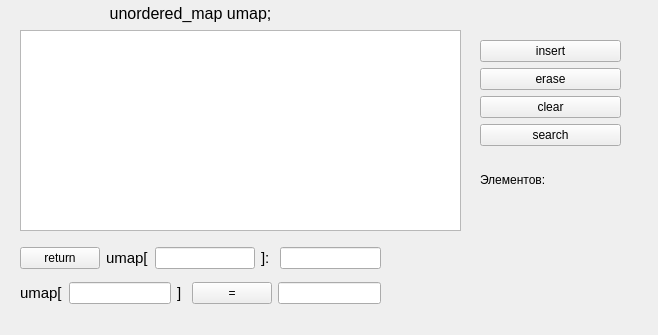
<?xml version="1.0" encoding="UTF-8"?>
<ui version="4.0">
 <class>MainWindow</class>
 <widget class="QMainWindow" name="MainWindow">
  <property name="geometry">
   <rect>
    <x>0</x>
    <y>0</y>
    <width>658</width>
    <height>335</height>
   </rect>
  </property>
  <property name="windowTitle">
   <string>MainWindow</string>
  </property>
  <widget class="QWidget" name="centralwidget">
   <widget class="QTableView" name="tableView">
    <property name="geometry">
     <rect>
      <x>20</x>
      <y>30</y>
      <width>441</width>
      <height>201</height>
     </rect>
    </property>
   </widget>
   <widget class="QWidget" name="verticalLayoutWidget">
    <property name="geometry">
     <rect>
      <x>480</x>
      <y>40</y>
      <width>141</width>
      <height>168</height>
     </rect>
    </property>
    <layout class="QVBoxLayout" name="verticalLayout">
     <item>
      <widget class="QPushButton" name="insertButton">
       <property name="text">
        <string>insert</string>
       </property>
      </widget>
     </item>
     <item>
      <widget class="QPushButton" name="eraseButton">
       <property name="text">
        <string>erase</string>
       </property>
      </widget>
     </item>
     <item>
      <widget class="QPushButton" name="clearButton">
       <property name="text">
        <string>clear</string>
       </property>
      </widget>
     </item>
     <item>
      <widget class="QPushButton" name="searchButton">
       <property name="text">
        <string>search</string>
       </property>
      </widget>
     </item>
     <item>
      <layout class="QHBoxLayout" name="horizontalLayout">
       <item>
        <widget class="QLabel" name="label">
         <property name="text">
          <string>Элементов:</string>
         </property>
        </widget>
       </item>
       <item>
        <widget class="QLabel" name="amountLabel">
         <property name="text">
          <string/>
         </property>
        </widget>
       </item>
      </layout>
     </item>
    </layout>
   </widget>
   <widget class="QWidget" name="verticalLayoutWidget_2">
    <property name="geometry">
     <rect>
      <x>20</x>
      <y>240</y>
      <width>361</width>
      <height>71</height>
     </rect>
    </property>
    <layout class="QVBoxLayout" name="verticalLayout_2">
     <item>
      <layout class="QHBoxLayout" name="horizontalLayout_2">
       <item>
        <widget class="QPushButton" name="returnButton">
         <property name="sizePolicy">
          <sizepolicy hsizetype="Minimum" vsizetype="Fixed">
           <horstretch>0</horstretch>
           <verstretch>0</verstretch>
          </sizepolicy>
         </property>
         <property name="text">
          <string>return</string>
         </property>
        </widget>
       </item>
       <item>
        <widget class="QLabel" name="label_4">
         <property name="sizePolicy">
          <sizepolicy hsizetype="Minimum" vsizetype="Preferred">
           <horstretch>0</horstretch>
           <verstretch>0</verstretch>
          </sizepolicy>
         </property>
         <property name="font">
          <font>
           <pointsize>11</pointsize>
          </font>
         </property>
         <property name="text">
          <string>umap[</string>
         </property>
        </widget>
       </item>
       <item>
        <widget class="QLineEdit" name="returnKeyEdit">
         <property name="sizePolicy">
          <sizepolicy hsizetype="Maximum" vsizetype="Fixed">
           <horstretch>0</horstretch>
           <verstretch>0</verstretch>
          </sizepolicy>
         </property>
         <property name="maxLength">
          <number>20</number>
         </property>
         <property name="readOnly">
          <bool>false</bool>
         </property>
        </widget>
       </item>
       <item>
        <widget class="QLabel" name="label_5">
         <property name="sizePolicy">
          <sizepolicy hsizetype="Minimum" vsizetype="Preferred">
           <horstretch>0</horstretch>
           <verstretch>0</verstretch>
          </sizepolicy>
         </property>
         <property name="font">
          <font>
           <pointsize>11</pointsize>
          </font>
         </property>
         <property name="text">
          <string>]: </string>
         </property>
        </widget>
       </item>
       <item>
        <widget class="QLineEdit" name="returnValueEdit">
         <property name="sizePolicy">
          <sizepolicy hsizetype="Maximum" vsizetype="Fixed">
           <horstretch>0</horstretch>
           <verstretch>0</verstretch>
          </sizepolicy>
         </property>
         <property name="maxLength">
          <number>20</number>
         </property>
         <property name="readOnly">
          <bool>true</bool>
         </property>
        </widget>
       </item>
      </layout>
     </item>
     <item>
      <layout class="QHBoxLayout" name="horizontalLayout_3">
       <item>
        <widget class="QLabel" name="label_2">
         <property name="sizePolicy">
          <sizepolicy hsizetype="Minimum" vsizetype="Preferred">
           <horstretch>0</horstretch>
           <verstretch>0</verstretch>
          </sizepolicy>
         </property>
         <property name="font">
          <font>
           <pointsize>11</pointsize>
          </font>
         </property>
         <property name="text">
          <string>umap[</string>
         </property>
        </widget>
       </item>
       <item>
        <widget class="QLineEdit" name="keyEdit">
         <property name="sizePolicy">
          <sizepolicy hsizetype="Maximum" vsizetype="Fixed">
           <horstretch>0</horstretch>
           <verstretch>0</verstretch>
          </sizepolicy>
         </property>
         <property name="maxLength">
          <number>20</number>
         </property>
        </widget>
       </item>
       <item>
        <widget class="QLabel" name="label_3">
         <property name="sizePolicy">
          <sizepolicy hsizetype="Minimum" vsizetype="Preferred">
           <horstretch>0</horstretch>
           <verstretch>0</verstretch>
          </sizepolicy>
         </property>
         <property name="font">
          <font>
           <pointsize>11</pointsize>
          </font>
         </property>
         <property name="text">
          <string>] </string>
         </property>
        </widget>
       </item>
       <item>
        <widget class="QPushButton" name="equalButton">
         <property name="sizePolicy">
          <sizepolicy hsizetype="Minimum" vsizetype="Fixed">
           <horstretch>0</horstretch>
           <verstretch>0</verstretch>
          </sizepolicy>
         </property>
         <property name="text">
          <string>=</string>
         </property>
        </widget>
       </item>
       <item>
        <widget class="QLineEdit" name="valueEdit">
         <property name="sizePolicy">
          <sizepolicy hsizetype="Maximum" vsizetype="Fixed">
           <horstretch>0</horstretch>
           <verstretch>0</verstretch>
          </sizepolicy>
         </property>
         <property name="maxLength">
          <number>20</number>
         </property>
        </widget>
       </item>
      </layout>
     </item>
    </layout>
   </widget>
   <widget class="QLabel" name="label_6">
    <property name="geometry">
     <rect>
      <x>10</x>
      <y>0</y>
      <width>361</width>
      <height>27</height>
     </rect>
    </property>
    <property name="sizePolicy">
     <sizepolicy hsizetype="Minimum" vsizetype="Minimum">
      <horstretch>0</horstretch>
      <verstretch>0</verstretch>
     </sizepolicy>
    </property>
    <property name="font">
     <font>
      <pointsize>12</pointsize>
     </font>
    </property>
    <property name="text">
     <string>unordered_map&lt;string, string&gt; umap;</string>
    </property>
    <property name="alignment">
     <set>Qt::AlignCenter</set>
    </property>
   </widget>
  </widget>
  <widget class="QMenuBar" name="menubar">
   <property name="geometry">
    <rect>
     <x>0</x>
     <y>0</y>
     <width>658</width>
     <height>25</height>
    </rect>
   </property>
  </widget>
 </widget>
 <resources/>
 <connections/>
</ui>
